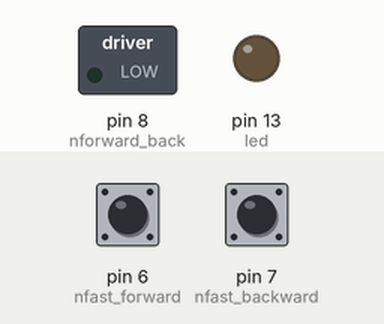
The sketch below on a simulated Arduino Uno, built with avr-gcc and run on an emulated ATmega328P. On the bench: switched loads named in the sketch (green lamp = pin HIGH), output pins drawn as LEDs (lit = HIGH). Inputs (shaded band) come from the test bench; at power-on: pin 7 (nfast_backward) HIGH, pin 6 (nfast_forward) HIGH. Pins used as bus, display or sensor lines are not drawn.

Above: at 1.2 s.
1.3 s: pin 7 (nfast_backward) pulled LOW for 3.2 s
At 2.4 s:
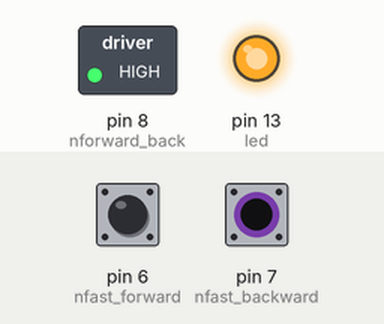
At 5.4 s:
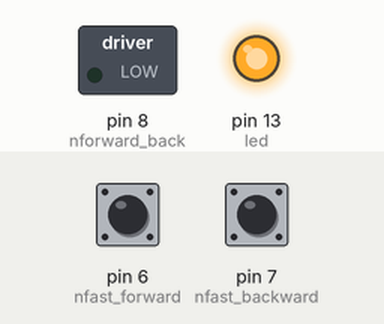
Timing chart, 0 to 12.0 s (numbered marks = the images above; inputs shaded):
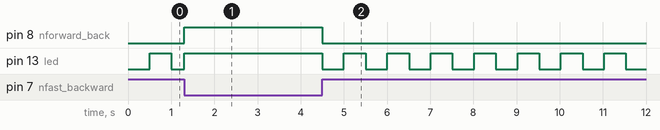

Measured:
- after the input at 1.3 s, pin 8 (nforward_back): LOW → HIGH at once, → LOW 3.2 s later
- by itself, pin 13 (led): repeats every 1.0 s: LOW 0.50 s, HIGH 0.50 s

The sketch:

barn_door.ino
```cpp
/*
  barn_door
  Ardiono code for barn door tracker (for Thingiverse 43213177)
  This version 2020-10-19.

  Note: stepper.h not used as A4988 driver chip does most of the donkey work
*/

// MEMA 17 Motor is 1.8 degrees per pulse (200 pulses per turn)
#define SLOW_DELAY 3997   // Time per pulse in microseconds when tracking 3997 = 1.09 turns per minute for the “engranaje grande”
#define FAST_DELAY 250    // Time per pulse during adjustment (eight times faster)

// Pin assignments
// Pin 13 has an LED connected on most Arduino boards.
// give it a name:
const int led = 13;
const int nforward_back = 8;  // Direction pin
const int step_pulse = 9;     // Stepper pulse pin
const int nfast_forward = 6;  // fast forward switch (active low)
const int nfast_backward = 7; // fast backward switch (active low)
int ledState = LOW;
unsigned long previousMillis = 0;
const long led_interval = 500; // the setup routine runs once when you press reset:


// the setup routine runs once when you press reset:
void setup() {
  // initialize the digital pin as an output.
  pinMode(led, OUTPUT);
  pinMode(step_pulse, OUTPUT);
  pinMode(nforward_back, OUTPUT);
  pinMode(nfast_forward, INPUT_PULLUP);
  pinMode(nfast_backward, INPUT_PULLUP);
}

// the loop routine runs over and over again forever:
void loop() {
  long step_interval = FAST_DELAY;
  unsigned long currentMillis = millis();

  digitalWrite(step_pulse, LOW);
  digitalWrite(step_pulse, HIGH);
  if (digitalRead(nfast_forward) == LOW)      // Here for fast forwards adjustment
  {
    digitalWrite(nforward_back, LOW);
    step_interval = FAST_DELAY;
    ledState = HIGH;                           // Force LED on continuously when adjusting
    digitalWrite(led, ledState);
  }
  else if (digitalRead(nfast_backward) == LOW) // Here for fast backwards adjustment
  {
    digitalWrite(nforward_back, HIGH);
    step_interval = FAST_DELAY;
    ledState = HIGH;                           // Force LED on continuously when adjusting
    digitalWrite(led, ledState);
  }
  else                                         // Here when tracking normally
  {
    digitalWrite(nforward_back, LOW);
    step_interval = SLOW_DELAY;
    // Flash LED at led_interval  when running normally
    if(currentMillis - previousMillis >= led_interval)
    { // save the last time you blinked the LED
      previousMillis = currentMillis; // if the LED is off turn it on and vice-versa:
      if (ledState == LOW) ledState = HIGH; else ledState = LOW; // set the LED with the ledState of the variable:
      digitalWrite(led, ledState);
    }
  }
  delayMicroseconds(step_interval);
}
```
